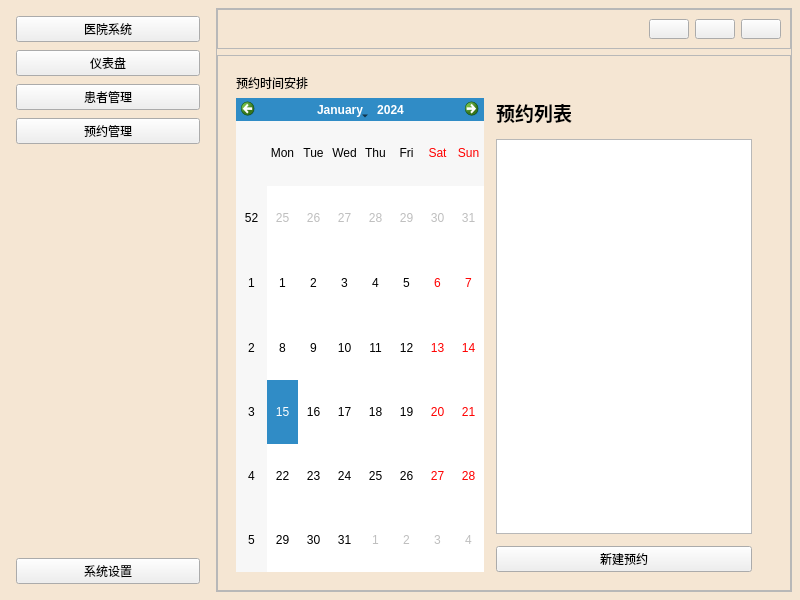
<?xml version="1.0" encoding="UTF-8"?>
<ui version="4.0">
 <class>MainWindow</class>
 <widget class="QMainWindow" name="MainWindow">
  <property name="geometry">
   <rect>
    <x>0</x>
    <y>0</y>
    <width>800</width>
    <height>600</height>
   </rect>
  </property>
  <property name="windowTitle">
   <string>医院管理系统</string>
  </property>
  <property name="styleSheet">
   <string notr="true">/* 主窗体背景色 */
QMainWindow {
    background-color: #F5E6D3;
}</string>
  </property>
  <widget class="QWidget" name="centralwidget">
   <property name="styleSheet">
    <string notr="true">/* --- 明亮暖色调医院管理系统主题 --- */

/* Main Window &amp; Central Widget */
QMainWindow, QWidget#centralwidget {
    background-color: #F5E6D3;
}

/* --- Frame --- */
QWidget#frame
{
	background-color: #F5E6D3;
}
/* --- Sidebar --- */
QWidget#sidebar {
    background-color: #E8D5C4;
	border-radius: 10px;
	border: 1px solid #D2B48C;
}
QWidget#sidebar QPushButton {
    background-color: transparent;
    border: none;
    color: #8B4513;
    padding: 10px;
    padding-left: 15px;
    border-radius: 5px;
    text-align: left;
    font-weight: bold;
}
QWidget#sidebar QPushButton:hover {
    background-color: #DEB887;
}
QWidget#sidebar QPushButton:pressed,
QWidget#sidebar QPushButton:checked {
    background-color: #FF8C42;
    color: #FFFFFF;
}

/* --- Topbar --- */
QFrame#topbar {
    background-color: #E8D5C4;
    border-bottom: 1px solid #D2B48C;
}
}
QFrame#topbar QPushButton {
    background-color: transparent;
    border: none;
    border-radius: 4px;
    padding: 5px;
    text-align: center;
    color: #8B4513;
}
QFrame#topbar QPushButton:hover {
    background-color: #DEB887;
}
QFrame#topbar QPushButton#close:hover {
    background-color: #CD853F;
}

/* --- Main Content Area --- */
QFrame#content, QStackedWidget &gt; QWidget {
    background-color: #F5E6D3;
    border: none;
}

/* --- Stacked Widget Background --- */
QStackedWidget#contentStackWidget {
    background-color: #F5E6D3;
}

/* --- Home Page Background --- */
QWidget#homePage {
    background-color: #F5E6D3;
}

/* --- Layout Backgrounds --- */
QGridLayout#statsGrid {
    background-color: #F5E6D3;
}

QVBoxLayout#verticalLayout_2 {
    background-color: #F5E6D3;
}

/* General Page Titles */
QLabel#pageTitle {
    color: #8B4513;
    font-size: 18pt;
    font-weight: bold;
}

/* --- Dashboard Specific Styles --- */
#homePage .QFrame {
    background-color: #FFFFFF;
    border-radius: 12px;
    border: 1px solid #D2B48C;
    box-shadow: 0 2px 4px rgba(139, 69, 19, 0.1);
}
#homePage QLabel {
    color: #8B4513;
    font-size: 11pt;
}
#homePage #mainChartTitle, #homePage #barChartTitle {
    font-size: 14pt;
    font-weight: bold;
    padding: 5px;
}
#homePage QProgressBar {
    border: 1px solid #D2B48C;
    border-radius: 5px;
    text-align: center;
    color: #8B4513;
    background-color: #F5E6D3;
}
#homePage QProgressBar::chunk {
    background-color: #FF8C42;
    border-radius: 4px;
}
#homePage #op1Button, #homePage #op2Button {
    background-color: #FF8C42;
    color: #FFFFFF;
    border-radius: 5px;
    padding: 5px 10px;
    font-weight: bold;
}

/* --- Patients &amp; Appointments Page Styles --- */
#patientsPage QPushButton, #appointmentsPage QPushButton {
    background-color: #FF8C42;
    color: #FFFFFF;
    border-radius: 5px;
    padding: 8px 12px;
    font-weight: bold;
}
#patientsPage QPushButton:hover, #appointmentsPage QPushButton:hover {
    background-color: #FF9F5A;
}

/* --- Table View --- */
QTableView {
    background-color: #FFFFFF;
    border: 1px solid #D2B48C;
    border-radius: 8px;
    gridline-color: #D2B48C;
    color: #8B4513;
}
QTableView::item {
    padding: 5px;
    border-bottom: 1px solid #D2B48C;
}
QTableView::item:selected {
    background-color: #FF8C42;
    color: #FFFFFF;
}
QHeaderView::section {
    background-color: #E8D5C4;
    color: #8B4513;
    padding: 5px;
    border: 1px solid #D2B48C;
    font-weight: bold;
}

/* --- Line Edit (Search Bar) --- */
QLineEdit {
    background-color: #FFFFFF;
    border: 1px solid #D2B48C;
    border-radius: 5px;
    padding: 8px 10px;
    color: #8B4513;
}
QLineEdit:focus {
    border-color: #FF8C42;
}

/* --- Calendar Widget --- */
QCalendarWidget QToolButton {
    color: #8B4513;
    background-color: transparent;
    border: none;
    font-size: 14px;
    font-weight: bold;
}
QCalendarWidget QToolButton:hover {
    background-color: #DEB887;
}
QCalendarWidget QMenu {
    background-color: #FFFFFF;
    border: 1px solid #D2B48C;
}
QCalendarWidget QSpinBox {
    color: #8B4513;
    background-color: #FFFFFF;
    border: 1px solid #D2B48C;
}
QCalendarWidget QWidget#qt_calendar_navigationbar {
    background-color: #E8D5C4;
    border: 1px solid #D2B48C;
    border-bottom: none;
    border-radius: 8px 8px 0 0;
}
QCalendarWidget QAbstractItemView {
    background-color: #FFFFFF;
    color: #8B4513;
    selection-background-color: #FF8C42;
    selection-color: #FFFFFF;
    border: 1px solid #D2B48C;
    border-top: none;
    border-radius: 0 0 8px 8px;
}
QCalendarWidget QAbstractItemView:disabled {
    color: #CD853F;
}
</string>
   </property>
   <layout class="QHBoxLayout" name="horizontalLayout">
    <property name="spacing">
     <number>8</number>
    </property>
    <property name="leftMargin">
     <number>8</number>
    </property>
    <property name="topMargin">
     <number>8</number>
    </property>
    <property name="rightMargin">
     <number>8</number>
    </property>
    <property name="bottomMargin">
     <number>8</number>
    </property>
    <item>
     <widget class="QWidget" name="sidebar" native="true">
      <property name="minimumSize">
       <size>
        <width>200</width>
        <height>0</height>
       </size>
      </property>
      <property name="maximumSize">
       <size>
        <width>200</width>
        <height>16777215</height>
       </size>
      </property>
      <layout class="QVBoxLayout" name="sidebarLayout">
       <property name="spacing">
        <number>8</number>
       </property>
       <property name="leftMargin">
        <number>8</number>
       </property>
       <property name="topMargin">
        <number>8</number>
       </property>
       <property name="rightMargin">
        <number>8</number>
       </property>
       <property name="bottomMargin">
        <number>8</number>
       </property>
       <item>
        <widget class="QPushButton" name="toggleButton">
         <property name="layoutDirection">
          <enum>Qt::LayoutDirection::LeftToRight</enum>
         </property>
         <property name="text">
          <string>医院系统</string>
         </property>
         <property name="icon">
          <iconset resource="resources.qrc">
           <normaloff>:/img/health.png</normaloff>:/img/health.png</iconset>
         </property>
         <property name="iconSize">
          <size>
           <width>24</width>
           <height>24</height>
          </size>
         </property>
        </widget>
       </item>
       <item>
        <widget class="QPushButton" name="homeButton">
         <property name="layoutDirection">
          <enum>Qt::LayoutDirection::LeftToRight</enum>
         </property>
         <property name="text">
          <string>仪表盘</string>
         </property>
         <property name="icon">
          <iconset resource="resources.qrc">
           <normaloff>:/img/Dashboard.png</normaloff>:/img/Dashboard.png</iconset>
         </property>
         <property name="iconSize">
          <size>
           <width>24</width>
           <height>24</height>
          </size>
         </property>
        </widget>
       </item>
       <item>
        <widget class="QPushButton" name="patientsButton">
         <property name="layoutDirection">
          <enum>Qt::LayoutDirection::LeftToRight</enum>
         </property>
         <property name="text">
          <string>患者管理</string>
         </property>
         <property name="icon">
          <iconset resource="resources.qrc">
           <normaloff>:/img/Patients.png</normaloff>:/img/Patients.png</iconset>
         </property>
         <property name="iconSize">
          <size>
           <width>24</width>
           <height>24</height>
          </size>
         </property>
        </widget>
       </item>
       <item>
        <widget class="QPushButton" name="appointmentsButton">
         <property name="layoutDirection">
          <enum>Qt::LayoutDirection::LeftToRight</enum>
         </property>
         <property name="text">
          <string>预约管理</string>
         </property>
         <property name="icon">
          <iconset resource="resources.qrc">
           <normaloff>:/img/Appointments.png</normaloff>:/img/Appointments.png</iconset>
         </property>
         <property name="iconSize">
          <size>
           <width>24</width>
           <height>24</height>
          </size>
         </property>
        </widget>
       </item>
       <item>
        <spacer name="verticalSpacer">
         <property name="orientation">
          <enum>Qt::Orientation::Vertical</enum>
         </property>
         <property name="sizeHint" stdset="0">
          <size>
           <width>20</width>
           <height>40</height>
          </size>
         </property>
        </spacer>
       </item>
       <item>
        <widget class="QPushButton" name="settingsButton">
         <property name="layoutDirection">
          <enum>Qt::LayoutDirection::LeftToRight</enum>
         </property>
         <property name="text">
          <string>系统设置</string>
         </property>
         <property name="icon">
          <iconset resource="resources.qrc">
           <normaloff>:/img/Settings.png</normaloff>:/img/Settings.png</iconset>
         </property>
         <property name="iconSize">
          <size>
           <width>24</width>
           <height>24</height>
          </size>
         </property>
        </widget>
       </item>
      </layout>
     </widget>
    </item>
    <item>
     <widget class="QFrame" name="frame">
      <property name="frameShape">
       <enum>QFrame::Shape::StyledPanel</enum>
      </property>
      <property name="frameShadow">
       <enum>QFrame::Shadow::Raised</enum>
      </property>
      <layout class="QVBoxLayout" name="verticalLayout">
       <property name="spacing">
        <number>6</number>
       </property>
       <property name="leftMargin">
        <number>0</number>
       </property>
       <property name="topMargin">
        <number>0</number>
       </property>
       <property name="rightMargin">
        <number>0</number>
       </property>
       <property name="bottomMargin">
        <number>0</number>
       </property>
       <item>
        <widget class="QFrame" name="topbar">
         <property name="maximumSize">
          <size>
           <width>16777215</width>
           <height>40</height>
          </size>
         </property>
         <property name="frameShape">
          <enum>QFrame::Shape::StyledPanel</enum>
         </property>
         <property name="frameShadow">
          <enum>QFrame::Shadow::Raised</enum>
         </property>
         <layout class="QHBoxLayout" name="horizontalLayout_2">
          <item>
           <spacer name="horizontalSpacer">
            <property name="orientation">
             <enum>Qt::Orientation::Horizontal</enum>
            </property>
            <property name="sizeHint" stdset="0">
             <size>
              <width>40</width>
              <height>20</height>
             </size>
            </property>
           </spacer>
          </item>
          <item>
           <widget class="QPushButton" name="pushButton_3">
            <property name="text">
             <string/>
            </property>
            <property name="icon">
             <iconset resource="resources.qrc">
              <normaloff>:/img/minus.svg</normaloff>:/img/minus.svg</iconset>
            </property>
           </widget>
          </item>
          <item>
           <widget class="QPushButton" name="pushButton_2">
            <property name="maximumSize">
             <size>
              <width>16777215</width>
              <height>16777215</height>
             </size>
            </property>
            <property name="text">
             <string/>
            </property>
            <property name="icon">
             <iconset resource="resources.qrc">
              <normaloff>:/img/maximize.svg</normaloff>:/img/maximize.svg</iconset>
            </property>
           </widget>
          </item>
          <item>
           <widget class="QPushButton" name="close">
            <property name="text">
             <string/>
            </property>
            <property name="icon">
             <iconset resource="resources.qrc">
              <normaloff>:/img/x.svg</normaloff>:/img/x.svg</iconset>
            </property>
           </widget>
          </item>
         </layout>
        </widget>
       </item>
       <item>
        <widget class="QFrame" name="content">
         <property name="frameShape">
          <enum>QFrame::Shape::StyledPanel</enum>
         </property>
         <property name="frameShadow">
          <enum>QFrame::Shadow::Raised</enum>
         </property>
         <layout class="QVBoxLayout" name="verticalLayout_4">
          <item>
           <widget class="QStackedWidget" name="contentStackWidget">
            <property name="currentIndex">
             <number>2</number>
            </property>
            <widget class="QWidget" name="homePage">
             <layout class="QVBoxLayout" name="verticalLayout_2">
              <item>
               <layout class="QGridLayout" name="statsGrid">
                <item row="0" column="0" colspan="2">
                 <widget class="QFrame" name="mainChartFrame">
                  <layout class="QVBoxLayout" name="mainChartLayout">
                   <item>
                    <layout class="QHBoxLayout">
                     <item>
                      <widget class="QLabel" name="mainChartTitle">
                       <property name="text">
                        <string>&lt;html&gt;&lt;head/&gt;&lt;body&gt;&lt;p&gt;&lt;span style=&quot; color:#FF8C42;&quot;&gt;心电监护&lt;/span&gt; 实时监测&lt;/p&gt;&lt;/body&gt;&lt;/html&gt;</string>
                       </property>
                      </widget>
                     </item>
                     <item>
                      <spacer>
                       <property name="orientation">
                        <enum>Qt::Orientation::Horizontal</enum>
                       </property>
                       <property name="sizeHint" stdset="0">
                        <size>
                         <width>0</width>
                         <height>0</height>
                        </size>
                       </property>
                      </spacer>
                     </item>
                     <item>
                      <widget class="QPushButton" name="op1Button">
                       <property name="text">
                        <string>开始监护</string>
                       </property>
                      </widget>
                     </item>
                     <item>
                      <widget class="QPushButton" name="op2Button">
                       <property name="text">
                        <string>暂停监护</string>
                       </property>
                      </widget>
                     </item>
                    </layout>
                   </item>
                   <item>
                    <widget class="QGraphicsView" name="mainChartPlaceholder">
                     <property name="styleSheet">
                      <string notr="true"/>
                     </property>
                    </widget>
                   </item>
                  </layout>
                 </widget>
                </item>
                <item row="0" column="2" colspan="2">
                 <widget class="QFrame" name="barChartFrame">
                  <layout class="QVBoxLayout" name="barChartLayout">
                   <item>
                    <widget class="QLabel" name="barChartTitle">
                     <property name="text">
                      <string>&lt;html&gt;&lt;head/&gt;&lt;body&gt;&lt;p&gt;&lt;span style=&quot; color:#FF8C42;&quot;&gt;心率&lt;/span&gt; 72 BPM&lt;/p&gt;&lt;/body&gt;&lt;/html&gt;</string>
                     </property>
                    </widget>
                   </item>
                   <item>
                    <widget class="QGraphicsView" name="barChartPlaceholder">
                     <property name="styleSheet">
                      <string notr="true"/>
                     </property>
                    </widget>
                   </item>
                  </layout>
                 </widget>
                </item>
                <item row="1" column="0">
                 <widget class="QFrame" name="donutChartFrame">
                  <layout class="QVBoxLayout" name="verticalLayout_5">
                   <item>
                    <widget class="QLabel" name="label">
                     <property name="text">
                      <string>&lt;html&gt;&lt;head/&gt;&lt;body&gt;&lt;p&gt;&lt;span style=&quot; font-size:14pt; font-weight:700; color:#FF8C42;&quot;&gt;血压&lt;/span&gt;&lt;span style=&quot; font-size:14pt; font-weight:700;&quot;&gt; 120/80 mmHg&lt;/span&gt;&lt;/p&gt;&lt;/body&gt;&lt;/html&gt;</string>
                     </property>
                    </widget>
                   </item>
                   <item>
                    <widget class="QGraphicsView" name="donutChartPlaceholder">
                     <property name="styleSheet">
                      <string notr="true"/>
                     </property>
                    </widget>
                   </item>
                  </layout>
                 </widget>
                </item>
                <item row="1" column="1">
                 <widget class="QFrame" name="verticalBarFrame">
                  <layout class="QVBoxLayout" name="verticalLayout_6">
                   <item>
                    <widget class="QLabel" name="label_2">
                     <property name="text">
                      <string>&lt;html&gt;&lt;head/&gt;&lt;body&gt;&lt;p&gt;&lt;span style=&quot; font-size:14pt; font-weight:700; color:#FF8C42;&quot;&gt;血氧&lt;/span&gt;&lt;span style=&quot; font-size:14pt; font-weight:700;&quot;&gt; 98% SpO2&lt;/span&gt;&lt;/p&gt;&lt;/body&gt;&lt;/html&gt;</string>
                     </property>
                    </widget>
                   </item>
                   <item>
                    <widget class="QGraphicsView" name="verticalBarPlaceholder">
                     <property name="styleSheet">
                      <string notr="true"/>
                     </property>
                    </widget>
                   </item>
                  </layout>
                 </widget>
                </item>

               </layout>
              </item>
             </layout>
            </widget>
            <widget class="QWidget" name="patientsPage">
             <layout class="QVBoxLayout" name="verticalLayout_3">
              <item>
               <widget class="QLabel" name="pageTitle">
                <property name="text">
                 <string>患者信息管理</string>
                </property>
                <property name="alignment">
                 <set>Qt::AlignmentFlag::AlignLeading|Qt::AlignmentFlag::AlignLeft|Qt::AlignmentFlag::AlignVCenter</set>
                </property>
               </widget>
              </item>
              <item>
               <layout class="QHBoxLayout" name="horizontalLayout_3">
                <item>
                 <widget class="QPushButton" name="addPatientButton">
                  <property name="text">
                   <string>添加新患者</string>
                  </property>
                 </widget>
                </item>
                <item>
                 <spacer name="horizontalSpacer_2">
                  <property name="orientation">
                   <enum>Qt::Orientation::Horizontal</enum>
                  </property>
                  <property name="sizeHint" stdset="0">
                   <size>
                    <width>40</width>
                    <height>20</height>
                   </size>
                  </property>
                 </spacer>
                </item>
                <item>
                 <widget class="QLineEdit" name="searchLineEdit">
                  <property name="placeholderText">
                   <string>按姓名或编号搜索患者...</string>
                  </property>
                 </widget>
                </item>
               </layout>
              </item>
              <item>
               <widget class="QTableView" name="patientsTableView"/>
              </item>
             </layout>
            </widget>
            <widget class="QWidget" name="appointmentsPage">
             <layout class="QVBoxLayout" name="verticalLayout_8">
              <item>
               <widget class="QLabel" name="appointmentsPageTitle">
                <property name="text">
                 <string>预约时间安排</string>
                </property>
               </widget>
              </item>
              <item>
               <layout class="QHBoxLayout" name="horizontalLayout_4">
                <property name="spacing">
                 <number>12</number>
                </property>
                <item>
                 <widget class="QCalendarWidget" name="calendarWidget">
                  <property name="locale">
                   <locale language="English" country="FalklandIslands"/>
                  </property>
                 </widget>
                </item>
                <item>
                 <layout class="QVBoxLayout" name="verticalLayout_9">
                  <item>
                   <widget class="QLabel" name="label_6">
                    <property name="styleSheet">
                     <string notr="true">font-size: 14pt; font-weight: bold;</string>
                    </property>
                    <property name="text">
                     <string>预约列表</string>
                    </property>
                   </widget>
                  </item>
                  <item>
                   <widget class="QTableView" name="appointmentsTableView"/>
                  </item>
                  <item>
                   <widget class="QPushButton" name="addAppointmentButton">
                    <property name="text">
                     <string>新建预约</string>
                    </property>
                   </widget>
                  </item>
                 </layout>
                </item>
                <item>
                 <spacer name="horizontalSpacer_3">
                  <property name="orientation">
                   <enum>Qt::Orientation::Horizontal</enum>
                  </property>
                  <property name="sizeType">
                   <enum>QSizePolicy::Policy::Expanding</enum>
                  </property>
                  <property name="sizeHint" stdset="0">
                   <size>
                    <width>0</width>
                    <height>20</height>
                   </size>
                  </property>
                 </spacer>
                </item>
               </layout>
              </item>
             </layout>
            </widget>
           </widget>
          </item>
         </layout>
        </widget>
       </item>
      </layout>
     </widget>
    </item>
   </layout>
  </widget>
 </widget>
 <resources>
  <include location="../resources/resources.qrc"/>
 </resources>
 <connections/>
</ui>
